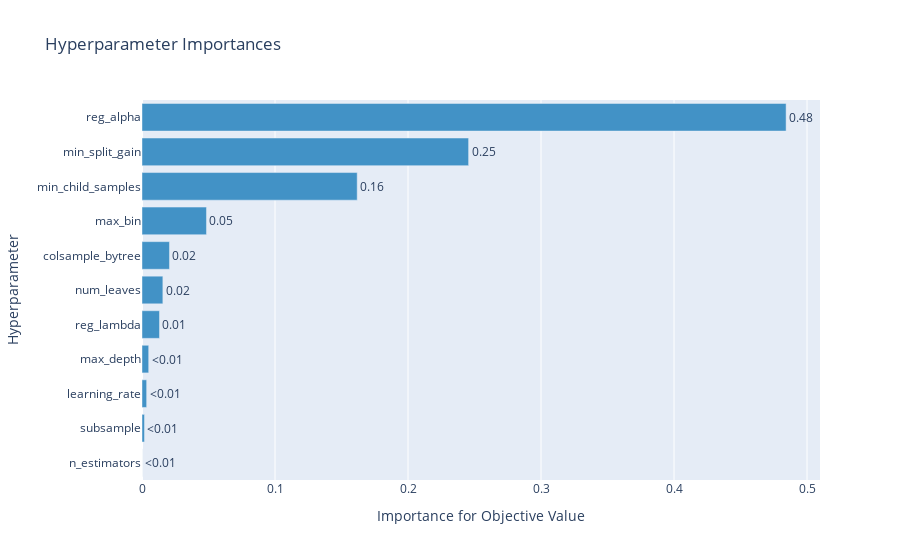

Notebook code cell kept with this figure:
### Code cell
optuna.visualization.plot_param_importances(study)

### Figure 1 — Plotly figure (JSON) as saved in the notebook; plotly's stock layout.template omitted (floating-point values rounded to 4 significant figures)
{"data": [{"cliponaxis": false, "hovertemplate": ["n_estimators (CategoricalDistribution): 0.0<extra></extra>", "subsample (FloatDistribution): 0.0018634054624633183<extra></extra>", "learning_rate (FloatDistribution): 0.0034938550595779725<extra></extra>", "max_depth (IntDistribution): 0.005032440816803831<extra></extra>", "reg_lambda (IntDistribution): 0.013153171369069436<extra></extra>", "num_leaves (IntDistribution): 0.015690651875216528<extra></extra>", "colsample_bytree (FloatDistribution): 0.020654012367660055<extra></extra>", "max_bin (IntDistribution): 0.048476998149366284<extra></extra>", "min_child_samples (IntDistribution): 0.16179813611302823<extra></extra>", "min_split_gain (FloatDistribution): 0.24556616136538728<extra></extra>", "reg_alpha (IntDistribution): 0.48427116742142706<extra></extra>"], "marker": {"color": "rgb(66,146,198)"}, "orientation": "h", "text": ["<0.01", "<0.01", "<0.01", "<0.01", "0.01", "0.02", "0.02", "0.05", "0.16", "0.25", "0.48"], "textposition": "outside", "type": "bar", "x": [0, 0.001863, 0.003494, 0.005032, 0.01315, 0.01569, 0.02065, 0.04848, 0.1618, 0.2456, 0.4843], "y": ["n_estimators", "subsample", "learning_rate", "max_depth", "reg_lambda", "num_leaves", "colsample_bytree", "max_bin", "min_child_samples", "min_split_gain", "reg_alpha"]}], "layout": {"showlegend": false, "title": {"text": "Hyperparameter Importances"}, "xaxis": {"title": {"text": "Importance for Objective Value"}}, "yaxis": {"title": {"text": "Hyperparameter"}}}}
